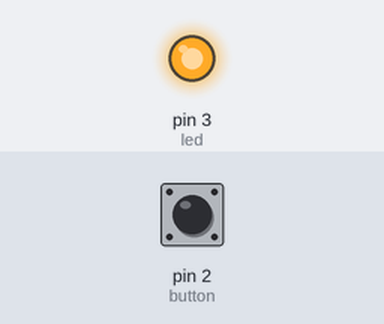
The sketch below on a simulated Arduino Uno, built with avr-gcc and run on an emulated ATmega328P. On the bench: output pins drawn as LEDs (lit = HIGH). The test bench sets the inputs (shaded band); at power-on: pin 2 (button) LOW. What the sketch prints to the serial monitor is not drawn.

Above: at 1.2 s.
1.3 s: pin 2 (button) pulled HIGH for 0.15 s
At 1.37 s:
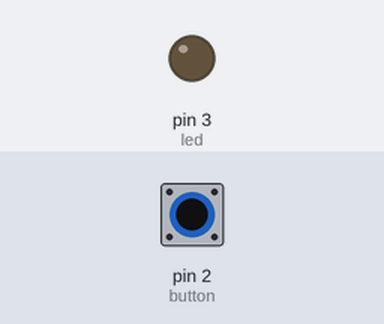
2.9 s: pin 2 (button) pulled HIGH for 3.2 s
At 6.5 s:
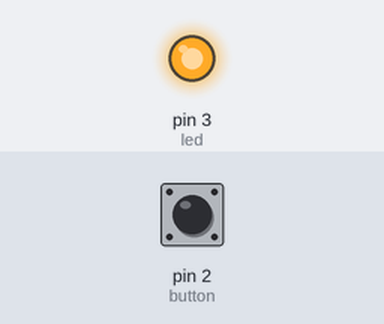
Timing chart, 0 to 8.0 s (numbered marks = the images above; inputs shaded):
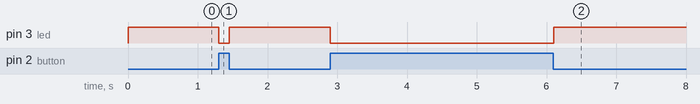

The sketch:

Task1.ino
```cpp
// DFDP1100-1 17H Digitale systemer og programmering | Lab 8, Oppgave 1:
const int led = 3;
const int button = 2;
volatile int buttonState = 1;

void setup(){
  pinMode(led, OUTPUT);
  pinMode(button, INPUT);

  attachInterrupt(digitalPinToInterrupt(button), turnOnLed, CHANGE);
  Serial.begin(9600);
}

void loop(){
  digitalWrite(led, buttonState);
  Serial.println(buttonState);
}

void turnOnLed(){
  if(buttonState == 1){
    buttonState = 0;
  }
  else if(buttonState == 0){
    buttonState = 1;
  }
}
```

Measured:
- after the input at 1.3 s, pin 3 (led): HIGH → LOW at once, → HIGH 0.15 s later
- after the input at 2.9 s, pin 3 (led): HIGH → LOW at once, → HIGH 3.2 s later
